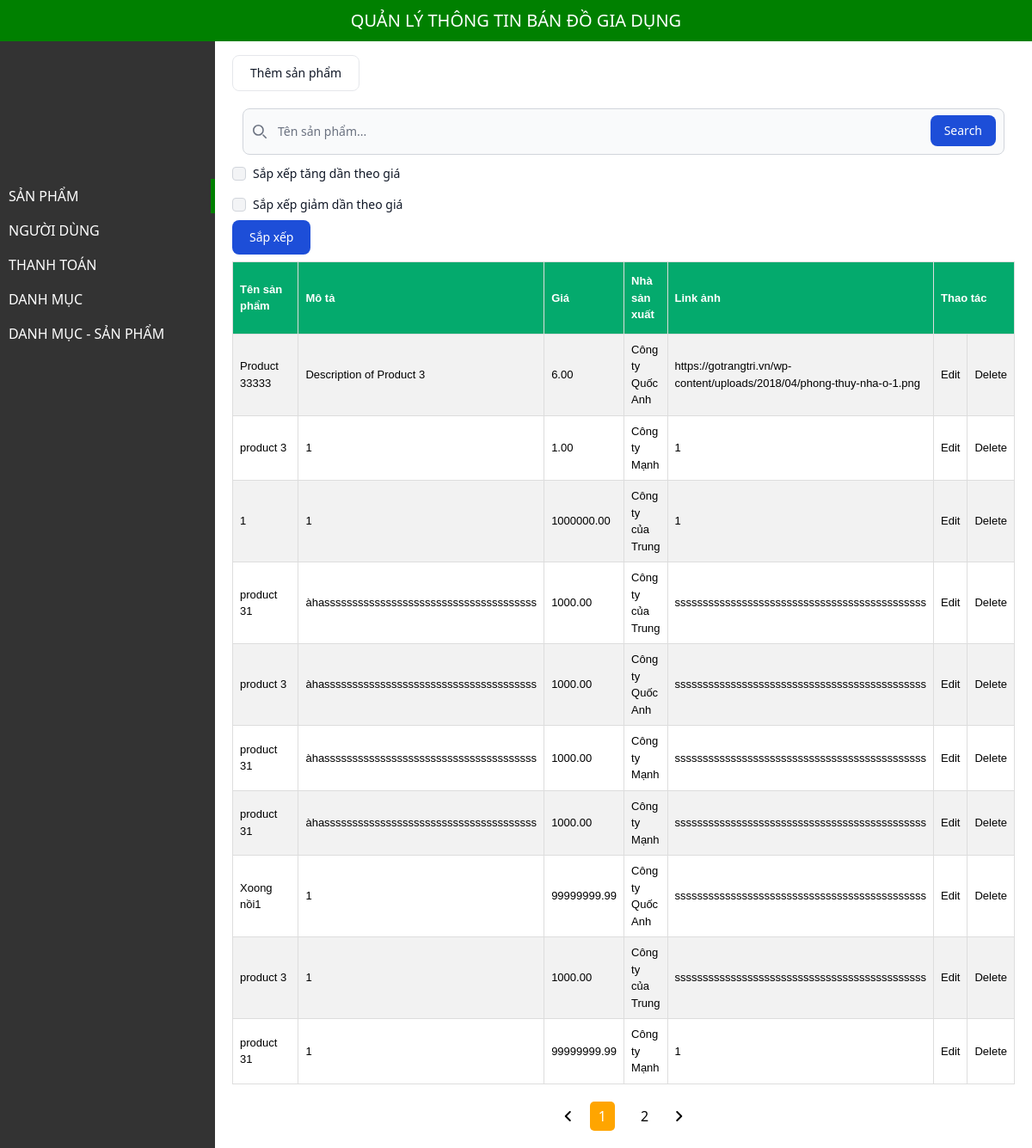
The app's page /admin.php (signed in) with its own data.
### tables this page shows
CREATE TABLE `products` (
  `product_id` int(11) NOT NULL,
  `product_name` varchar(100) NOT NULL,
  `description` text DEFAULT NULL,
  `price` decimal(10,2) NOT NULL,
  `manufacturer_id` int(11) DEFAULT NULL,
  `image_url` varchar(255) DEFAULT NULL
);

CREATE TABLE `manufacturers` (
  `manufacturer_id` int(11) NOT NULL,
  `manufacturer_name` varchar(100) NOT NULL
);

### adminProduct.php (the view, shortened to what this page needs)
<!DOCTYPE html>
<html lang="en">
<head>
</head>
<body>
    <table id="customers">
        <tr>
            <th style="width: 87px;">Tên sản phẩm</th>
            <th>Mô tả</th>
            <th>Giá</th>
            <th>Nhà sản xuất</th>
            <th>Link ảnh</th>
            <th colspan="2">Thao tác</th>
        </tr>
        <?php
        $recordsPerPage = 10;
        $currentpage = isset($_GET['page']) ? $_GET['page'] : 1;
        $startIndex = ($currentpage - 1) * $recordsPerPage;
        include 'connection.php';
        $search_keyword = isset($_GET['search']) ? $_GET['search'] : '';
        if (isset($_GET['sortByASC']) === true && $_GET['sortByASC'] === 'ASC') {
            $query = "SELECT p.*, m.manufacturer_name
            FROM products p
            JOIN manufacturers m ON p.manufacturer_id = m.manufacturer_id ORDER BY price ASC LIMIT $startIndex, $recordsPerPage";
        } else if (isset($_GET['sortByDESC']) === true && $_GET['sortByDESC'] === 'DESC') {
            $query = "SELECT p.*, m.manufacturer_name
            FROM products p
            JOIN manufacturers m ON p.manufacturer_id = m.manufacturer_id ORDER BY price DESC LIMIT $startIndex, $recordsPerPage";
        } else if (isset($_GET['search']) === true && $_GET['search'] !== '') {
            $query = "SELECT p.*, m.manufacturer_name
            FROM products p
            JOIN manufacturers m ON p.manufacturer_id = m.manufacturer_id WHERE product_name LIKE '%$search_keyword%'LIMIT $startIndex, $recordsPerPage ";
        } else {
            $query = "SELECT p.*, m.manufacturer_name
            FROM products p
            JOIN manufacturers m ON p.manufacturer_id = m.manufacturer_id LIMIT $startIndex, $recordsPerPage ";
        }
        $result = mysqli_query($conn, $query);
        if (mysqli_num_rows($result) > 0) {
            while ($row = mysqli_fetch_assoc($result)) {
        ?>
                <tr>
                    <td> <?php echo $row["product_name"] ?></td>
                    <td> <?php echo $row["description"] ?></td>
                    <td> <?php echo $row["price"] ?></td>
                    <td> <?php echo $row["manufacturer_name"] ?></td>
                    <td> <?php echo $row["image_url"] ?></td>
                    <td><a href="editProduct.php?product_id=<?php echo $row['product_id']; ?>&manufacturer_id=<?php echo $row['manufacturer_id']; ?>">Edit</a>
                    </td>
                    <td><a href="xulyxoasanpham.php?product_id=<?php echo $row['product_id']; ?>">Delete</a></td>
                </tr>
        <?php
            }
        } else {
            echo "Không có sản phẩm nào";
        }
        ?>
    </table>
    <div class="pagination" style="margin-top: 20px;margin-bottom: 20px">
        <?php include 'adminPaginationProduct.php'; ?>
    </div>
</body>
</html>

### assets/css/styles.css (style rules this page uses)
#customers { font-family: Arial, Helvetica, sans-serif; border-collapse: collapse; width: 100%; font-size: 13px; }
#customers td, #customers th { border: 1px solid #ddd; padding: 8px; }
#customers tr:nth-child(even) { background-color: #f2f2f2; }
#customers th:first-child { width: 87px; }
#customers th { padding-top: 12px; padding-bottom: 12px; text-align: left; background-color: #04aa6d; color: white; }

### records on screen
products: product_name "Product 33333", description "Description of Product 3", price "6.00", manufacturer.manufacturer_name "Công ty Quốc Anh", image_url "https://gotrangtri.vn/wp-content/uploads/2018/04/phong-thuy-nha-o-1.png"
products: product_name "product 3", description "1", price "1.00", manufacturer.manufacturer_name "Công ty Mạnh", image_url "1"
products: product_name "1", description "1", price "1000000.00", manufacturer.manufacturer_name "Công ty của Trung", image_url "1"
products: product_name "product 31", description "àhassssssssssssssssssssssssssssssssssssss", price "1000.00", manufacturer.manufacturer_name "Công ty của Trung", image_url "sssssssssssssssssssssssssssssssssssssssssssss"
products: product_name "product 3", description "àhassssssssssssssssssssssssssssssssssssss", price "1000.00", manufacturer.manufacturer_name "Công ty Quốc Anh", image_url "sssssssssssssssssssssssssssssssssssssssssssss"
products: product_name "product 31", description "àhassssssssssssssssssssssssssssssssssssss", price "1000.00", manufacturer.manufacturer_name "Công ty Mạnh", image_url "sssssssssssssssssssssssssssssssssssssssssssss"
products: product_name "product 31", description "àhassssssssssssssssssssssssssssssssssssss", price "1000.00", manufacturer.manufacturer_name "Công ty Mạnh", image_url "sssssssssssssssssssssssssssssssssssssssssssss"
products: product_name "Xoong nồi1", description "1", price "99999999.99", manufacturer.manufacturer_name "Công ty Quốc Anh", image_url "sssssssssssssssssssssssssssssssssssssssssssss"
products: product_name "product 3", description "1", price "1000.00", manufacturer.manufacturer_name "Công ty của Trung", image_url "sssssssssssssssssssssssssssssssssssssssssssss"
products: product_name "product 31", description "1", price "99999999.99", manufacturer.manufacturer_name "Công ty Mạnh", image_url "1"
